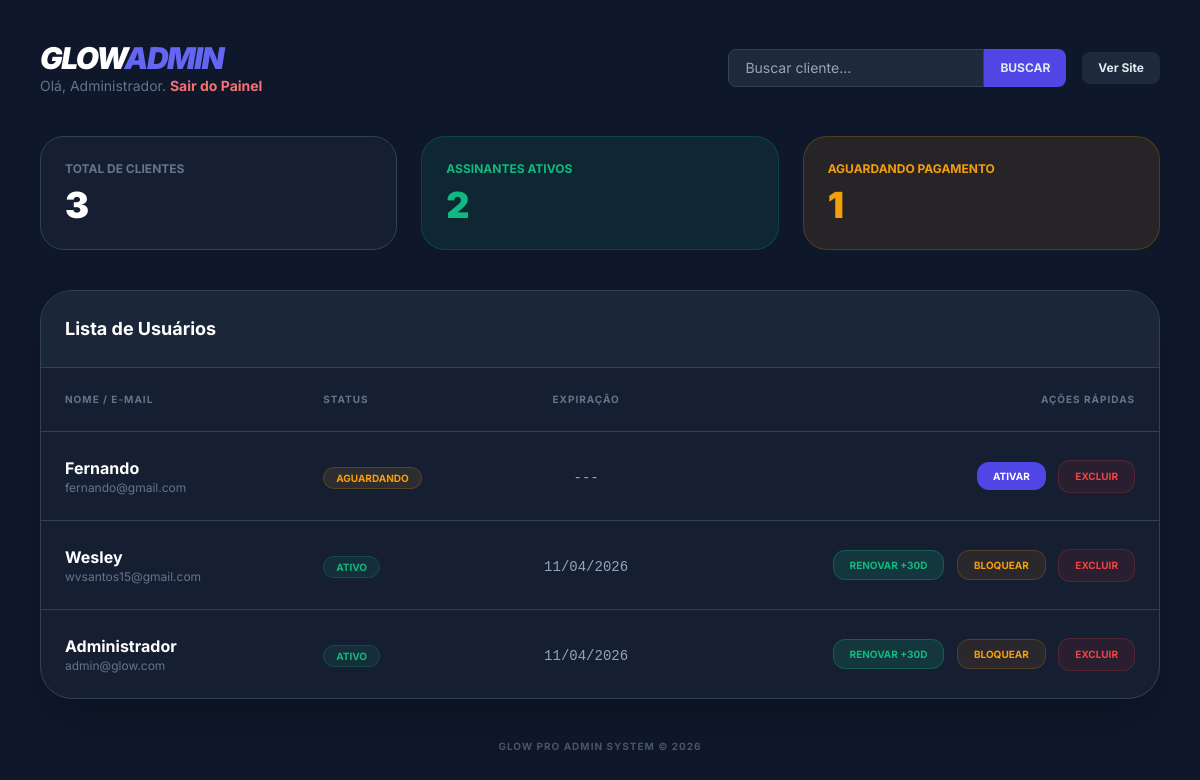
The page /admin.php (signed in) on the database its author committed.
### tables this page shows
CREATE TABLE usuarios (
    id INTEGER PRIMARY KEY AUTOINCREMENT,
    nome VARCHAR(100) NOT NULL,
    email VARCHAR(100) NOT NULL UNIQUE,
    senha VARCHAR(255) NOT NULL,
    status TEXT DEFAULT "aguardando" CHECK(status IN ("aguardando","ativo","suspenso")),
    criado_em DATETIME DEFAULT CURRENT_TIMESTAMP,
    expira_em DATE DEFAULT NULL
);

### admin.php (the view, shortened to what this page needs)
<?php
try {
    $pdo = new PDO("sqlite:" . __DIR__ . "/glow.db");
    $pdo->setAttribute(PDO::ATTR_ERRMODE, PDO::ERRMODE_EXCEPTION);
} catch (Exception $e) {
    die("Erro de conexão.");
}
$busca = $_GET["q"] ?? "";
$total_users = $pdo->query("SELECT count(*) FROM usuarios")->fetchColumn();
$total_ativos = $pdo
    ->query(
        "SELECT count(*) FROM usuarios WHERE status = 'ativo' AND (expira_em >= date('now') OR expira_em IS NULL)",
    )
    ->fetchColumn();
$total_pendentes = $pdo
    ->query("SELECT count(*) FROM usuarios WHERE status = 'aguardando'")
    ->fetchColumn();
$stmt_list = $pdo->prepare(
    "SELECT * FROM usuarios WHERE nome LIKE ? OR email LIKE ? ORDER BY criado_em DESC",
);
$stmt_list->execute(["%$busca%", "%$busca%"]);
$usuarios = $stmt_list->fetchAll();
?>
<!DOCTYPE html>
<html lang="pt-br">
<head>
    <script src="https://cdn.tailwindcss.com"></script>
</head>
<body class="bg-[#0f172a] text-slate-200 min-h-screen">
    <div class="max-w-7xl mx-auto p-6 md:p-10">
        <header class="flex flex-col md:flex-row justify-between items-center mb-10 gap-4">
            <div>
                <h1 class="text-3xl font-black text-white italic tracking-tighter">GLOW<span class="text-indigo-500">ADMIN</span></h1>
                <p class="text-slate-500 text-sm">Olá, Administrador. <a href="?sair=1" class="text-red-400 font-bold hover:underline">Sair do Painel</a></p>
            </div>
            <div class="flex items-center gap-4 w-full md:w-auto">
                <form method="GET" class="flex w-full">
                    <input type="text" name="q" value="<?= htmlspecialchars(
                        $busca,
                    ) ?>" placeholder="Buscar cliente..." class="bg-slate-800 border border-slate-700 px-4 py-2 rounded-l-lg text-sm focus:outline-none focus:border-indigo-500 w-full md:w-64">
                    <button type="submit" class="bg-indigo-600 px-4 py-2 rounded-r-lg text-xs font-bold uppercase">Buscar</button>
                </form>
                <a href="index.php" target="_blank" class="bg-slate-800 hover:bg-slate-700 px-4 py-2 rounded-lg text-xs font-bold transition whitespace-nowrap">Ver Site</a>
            </div>
        </header>
        <div class="grid grid-cols-1 md:grid-cols-3 gap-6 mb-10">
            <div class="bg-slate-800/50 p-6 rounded-3xl border border-slate-700">
                <p class="text-slate-500 text-xs font-bold uppercase mb-2">Total de Clientes</p>
                <h2 class="text-4xl font-black text-white"><?= $total_users ?></h2>
            </div>
            <div class="bg-emerald-500/10 p-6 rounded-3xl border border-emerald-500/20">
                <p class="text-emerald-500 text-xs font-bold uppercase mb-2">Assinantes Ativos</p>
                <h2 class="text-4xl font-black text-emerald-500"><?= $total_ativos ?></h2>
            </div>
            <div class="bg-amber-500/10 p-6 rounded-3xl border border-amber-500/20">
                <p class="text-amber-500 text-xs font-bold uppercase mb-2">Aguardando Pagamento</p>
                <h2 class="text-4xl font-black text-amber-500"><?= $total_pendentes ?></h2>
            </div>
        </div>
        <div class="bg-slate-800/50 rounded-[2rem] border border-slate-700 overflow-hidden shadow-2xl">
            <div class="p-6 border-b border-slate-700 bg-slate-800/80">
                <h3 class="font-bold text-lg text-white">Lista de Usuários</h3>
            </div>
            <div class="overflow-x-auto">
                <table class="w-full text-left">
                    <thead>
                        <tr class="text-slate-500 text-[10px] uppercase font-bold tracking-widest border-b border-slate-700">
                            <th class="p-6">Nome / E-mail</th>
                            <th class="p-6">Status</th>
                            <th class="p-4 text-center">Expiração</th>
                            <th class="p-6 text-right">Ações Rápidas</th>
                        </tr>
                    </thead>
                    <tbody class="divide-y divide-slate-700">
                        <?php foreach ($usuarios as $u):
                            $expirado =
                                $u["expira_em"] &&
                                $u["expira_em"] < date("Y-m-d"); ?>
                        <tr class="hover:bg-slate-700/30 transition">
                            <td class="p-6">
                                <div class="font-bold text-white"><?= $u[
                                    "nome"
                                ] ?></div>
                                <div class="text-xs text-slate-500"><?= $u[
                                    "email"
                                ] ?></div>
                            </td>
                            <td class="p-6">
                                <?php if (
                                    $u["status"] == "ativo" &&
                                    !$expirado
                                ): ?>
                                    <span class="bg-emerald-500/10 text-emerald-500 px-3 py-1 rounded-full text-[10px] font-bold border border-emerald-500/20">ATIVO</span>
                                <?php elseif ($expirado): ?>
                                    <span class="bg-red-500/10 text-red-500 px-3 py-1 rounded-full text-[10px] font-bold border border-red-500/20">EXPIRADO</span>
                                <?php else: ?>
                                    <span class="bg-amber-500/10 text-amber-500 px-3 py-1 rounded-full text-[10px] font-bold border border-amber-500/20">AGUARDANDO</span>
                                <?php endif; ?>
                            </td>
                            <td class="p-4 text-center">
                                <span class="text-sm font-mono <?= $expirado
                                    ? "text-red-400"
                                    : "text-slate-400" ?>">
                                    <?= $u["expira_em"]
                                        ? date(
                                            "d/m/Y",
                                            strtotime($u["expira_em"]),
                                        )
                                        : "---" ?>
                                </span>
                            </td>
                            <td class="p-6 text-right space-x-2">
                                <?php if (
                                    $u["status"] !== "ativo" ||
                                    $expirado
                                ): ?>
                                    <a href="?ativar=<?= $u[
                                        "id"
                                    ] ?>" class="bg-indigo-600 hover:bg-indigo-500 text-white px-4 py-2 rounded-xl text-[10px] font-bold transition uppercase">Ativar</a>
                                <?php else: ?>
                                    <a href="?renovar=<?= $u[
                                        "id"
                                    ] ?>" class="bg-emerald-600/20 text-emerald-500 border border-emerald-500/30 hover:bg-emerald-600 hover:text-white px-4 py-2 rounded-xl text-[10px] font-bold transition uppercase">Renovar +30d</a>
                                    <a href="?bloquear=<?= $u[
                                        "id"
                                    ] ?>" class="bg-amber-600/10 text-amber-500 border border-amber-500/20 hover:bg-amber-500 hover:text-white px-4 py-2 rounded-xl text-[10px] font-bold transition uppercase">Bloquear</a>
                                <?php endif; ?>
                                <a href="?excluir=<?= $u[
                                    "id"
                                ] ?>" onclick="return confirm('Tem certeza? Isso apagará o cliente permanentemente.')" class="bg-red-600/10 text-red-500 border border-red-500/20 hover:bg-red-500 hover:text-white px-4 py-2 rounded-xl text-[10px] font-bold transition uppercase text-center inline-block">Excluir</a>
                            </td>
                        </tr>
                        <?php
                        endforeach; ?>
                    </tbody>
                </table>
            </div>
        </div>
        <footer class="mt-10 text-center">
            <p class="text-slate-600 text-[10px] uppercase font-bold tracking-widest">Glow Pro Admin System &copy; 2026</p>
        </footer>
    </div>
</body>
</html>

### admin.php (style rules this page uses)
body { font-family: 'Inter', sans-serif; }

### rows shown on the page
usuarios: nome "Fernando", email "fernando@gmail.com", status "AGUARDANDO"
usuarios: nome "Wesley", email "wvsantos15@gmail.com", status "ATIVO", expira_em "11/04/2026"
usuarios: nome "Administrador", email "admin@glow.com", status "ATIVO", expira_em "11/04/2026"

### other values the page prints
$total_users "3"
$total_ativos "2"
$total_pendentes "1"
